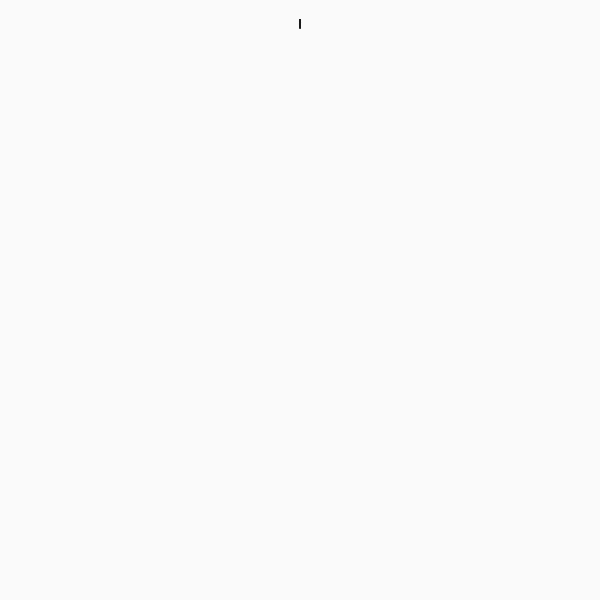
Frame 1 (no input)
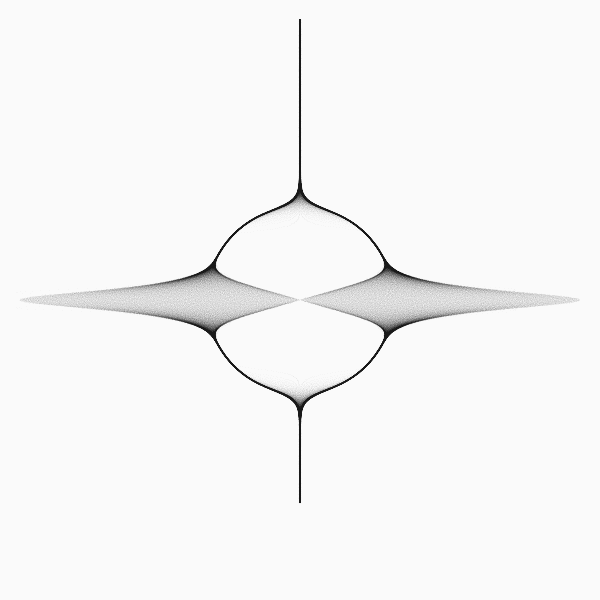
Frame 60 (the mouse pressed at the canvas centre just before this capture)
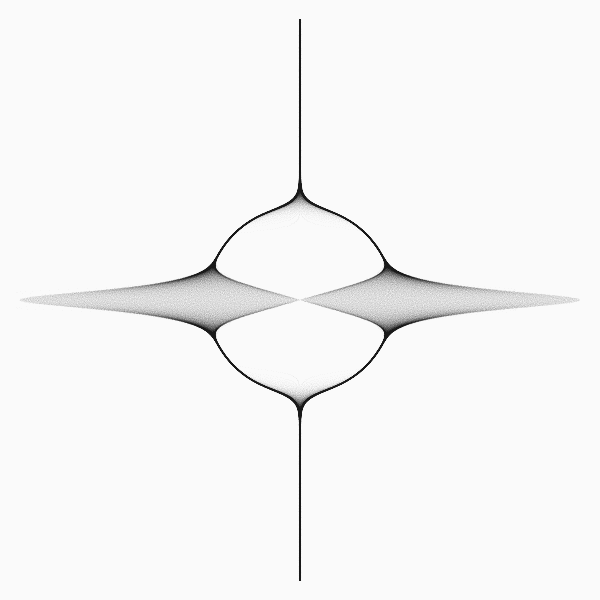
Frame 120 (the mouse held since frame 60 and released just before this capture)

The Processing sketch that drew these frames (run headless with seeded random() and noise(); from frame 60 on, the mouse is pressed at the canvas centre):

// Processing sketch: build
// ── build.pde
// Variations on Fractal Flames : Part_17
// https://generateme.wordpress.com/2016/04/11/folds/
// hyperbolic ^ 10 

float x1, y1, x2, y2; // function domain
float step; // step within domain
float y;
boolean go = true;

// parameterization P={pdj_a,pdj_b,pdj_c,pdj_d}
float pdj_a = 0.1; // 1.0111
float pdj_b = 1.9; // -1.011
float pdj_c = -0.8; // 2.08
float pdj_d = -1.2; // 10.2

// sech parameters
float cosh(float x) { return 0.5 * (exp(x) + exp(-x)); }
float sinh(float x) { return 0.5 * (exp(x) - exp(-x)); }

void setup() {
  size(600, 600);
  background(250);
  smooth(8);
  noFill();
  stroke(20, 15);
  strokeWeight(0.7);

  x1 = y1 = -3;
  x2 = y2 = 3;
  y = y1;
  step = ( x2 - x1 ) / ( 2.321 * width );
}

void draw() {
  if (go) {
    for ( int i = 0; ( i < 20 )&go; i++ ) { // draw 20 lines at once
      for ( float x = x1; x <= x2; x += step ) {
        drawVariation(x, y);
      }
      y += step;
      if ( y > y2 ) {
        go = false;
        println( "done" );
      }
    }
  }
}

void drawVariation( float x, float y ) {
  PVector v = new PVector(x, y);
  float amount = 1.0;

  for (int i = 0; i < 10; i++) {
    v = hyperbolic(v, amount);
  }

  float xx = map( v.x+0.003*randomGaussian(), x1, x2, 20, width-20 );
  float yy = map( v.y+0.003*randomGaussian(), y1, y2, 20, height-20 );
  point( xx, yy );
}

PVector sinusoidal(PVector v, float amount) {
  return new PVector( amount * sin( v.x ), amount * sin( v.y ) );
}

PVector hyperbolic( PVector v, float amount ) {
  float r = v.mag() + 1.0e-10;
  float theta = atan2( v.x, v.y );
  float x = amount * sin( theta ) / r;
  float y = amount * cos( theta ) * r;
  return new PVector( x, y );
}

PVector pdj( PVector v, float amount ) {
  return new PVector( 
    amount * ( sin( pdj_a * v.y ) - cos( pdj_b * v.x ) ),
    amount * ( sin( pdj_c * v.x ) - cos( pdj_d * v.y ) )
      );
}

// differential of a pdj
PVector d_pdj( PVector v, float amount ) {
  float h = 0.1; // step
  float sqrth = sqrt(h);
  PVector v1 = pdj(v, amount);
  PVector v2 = pdj(new PVector(v.x+h, v.y+h), amount);
  return new PVector( (v2.x-v1.x)/sqrth, (v2.y-v1.y)/sqrth );
}

PVector julia( PVector v, float amount ) {
  float r = amount * sqrt( v.mag() );
  float theta = 0.5 * atan2( v.x, v.y ) + (int)( 2.0 * random( 0, 1 ) ) * PI;
  float x = r * cos( theta );
  float y = r * sin( theta );
  return new PVector( x, y );
}

PVector sech( PVector p, float weight ) {
  float d = cos( 2.0 * p.y ) + cosh( 2.0 * p.x );
  if ( d != 0 ) d = weight * 2.0 / d;
  return new PVector( d * cos(p.y) * cosh(p.x), -d * sin(p.y) * sinh(p.x) );
}

// sum, substraction, multiplication and division of previous functions
PVector addF(PVector v1, PVector v2) {return new PVector(v1.x + v2.x, v1.y + v2.y);}
PVector subF(PVector v1, PVector v2) {return new PVector(v1.x - v2.x, v1.y - v2.y);}
PVector mulF(PVector v1, PVector v2) {return new PVector(v1.x * v2.x, v1.y * v2.y);}
PVector divF(PVector v1, PVector v2) {return new PVector(v2.x == 0 ? 0 : v1.x / v2.x, v2.y == 0 ? 0 : v1.y / v2.y);}
